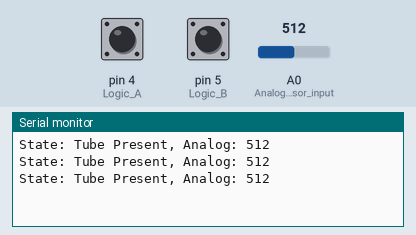
Recording of a sketch running on a simulated Arduino Uno, built with avr-gcc and run on an emulated ATmega328P. On the bench: the last lines printed to the serial monitor. The test bench sets the inputs (shaded band); at power-on: pin 4 (Logic_A) HIGH, pin 5 (Logic_B) HIGH, A0 (Analog_sensor_input) = 512.

Above: at 1.3 s.
1.4 s: pin 4 (Logic_A) pulled LOW for 0.6 s
At 1.9 s:
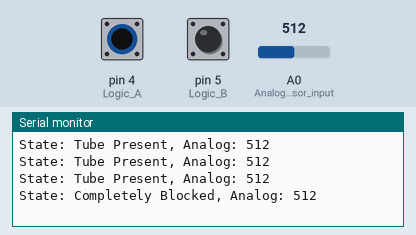
3.5 s: pin 5 (Logic_B) pulled LOW for 0.6 s
At 3.9 s:
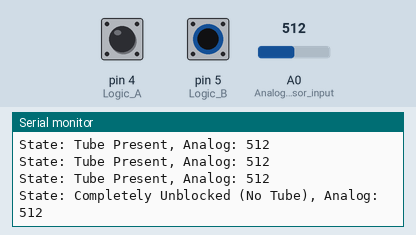
5.6 s: A0 (Analog_sensor_input) set to 716
At 6.4 s:
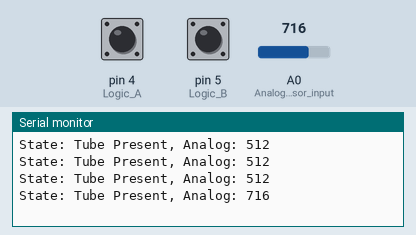
7.1 s: pin 4 (Logic_A) pulled LOW for 1 s
At 7.9 s:
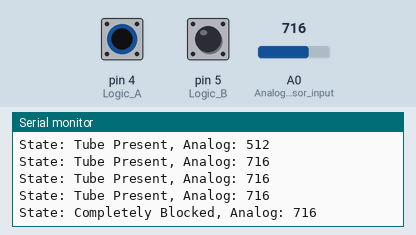
9.6 s: pin 5 (Logic_B) pulled LOW for 1 s
At 10.4 s:
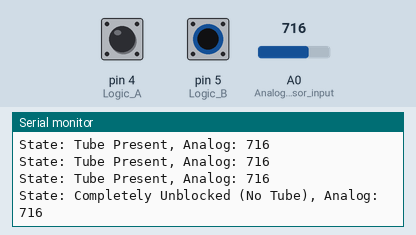
12.1 s: A0 (Analog_sensor_input) set to 900
At 12.1 s:
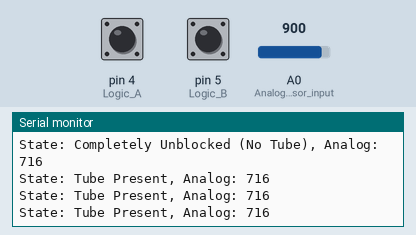
Timing chart, 0 to 14.6 s (numbered marks = the images above; inputs shaded):
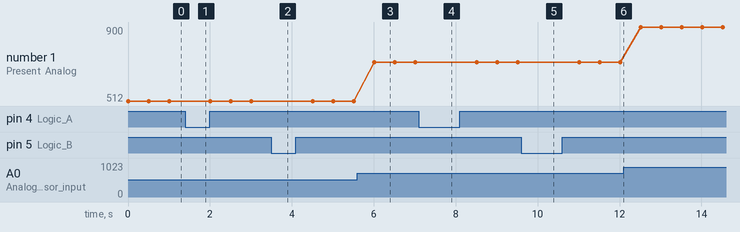

Measured:
- after the input at 1.4 s, the serial monitor: prints a new line after 0.10 s (image 1)
- after the input at 3.5 s, the serial monitor: prints a new line at once (image 2)
- after the input at 5.6 s, the serial monitor: prints a new line after 0.41 s (image 3)
- after the input at 7.1 s, the serial monitor: prints a new line after 0.41 s (image 4)
- after the input at 9.6 s, the serial monitor: prints a new line after 0.41 s (image 5)
- plotted number 1: 512 → 716 after the input at 5.6 s, 716 → 900 after the input at 12.1 s

The sketch:

sketch_feb20a_copy_20250220003943.ino
```cpp
void setup() {
  Serial.begin(115200);
  pinMode(4, INPUT_PULLUP);  // Logic A
  pinMode(5, INPUT_PULLUP);  // Logic B
  pinMode(A0, INPUT);        // Analog sensor input
}

void loop() {
  int logicA = digitalRead(4);
  int logicB = digitalRead(5);
  int analogValue = analogRead(A0);

  // Determine the state
  String state;
  if (logicA == 1 && logicB == 0) {
    state = "Completely Unblocked (No Tube)";
  } else if (logicA == 0 && logicB == 1) {
    state = "Completely Blocked";
  } else if (logicA == 1 && logicB == 1) {
    state = "Tube Present";
  } else {
    state = "Tube + Water";
  }

  // Send the data to Python via Serial
  Serial.print("State: ");
  Serial.print(state);
  Serial.print(", Analog: ");
  Serial.println(analogValue);

  delay(500);
}
```
